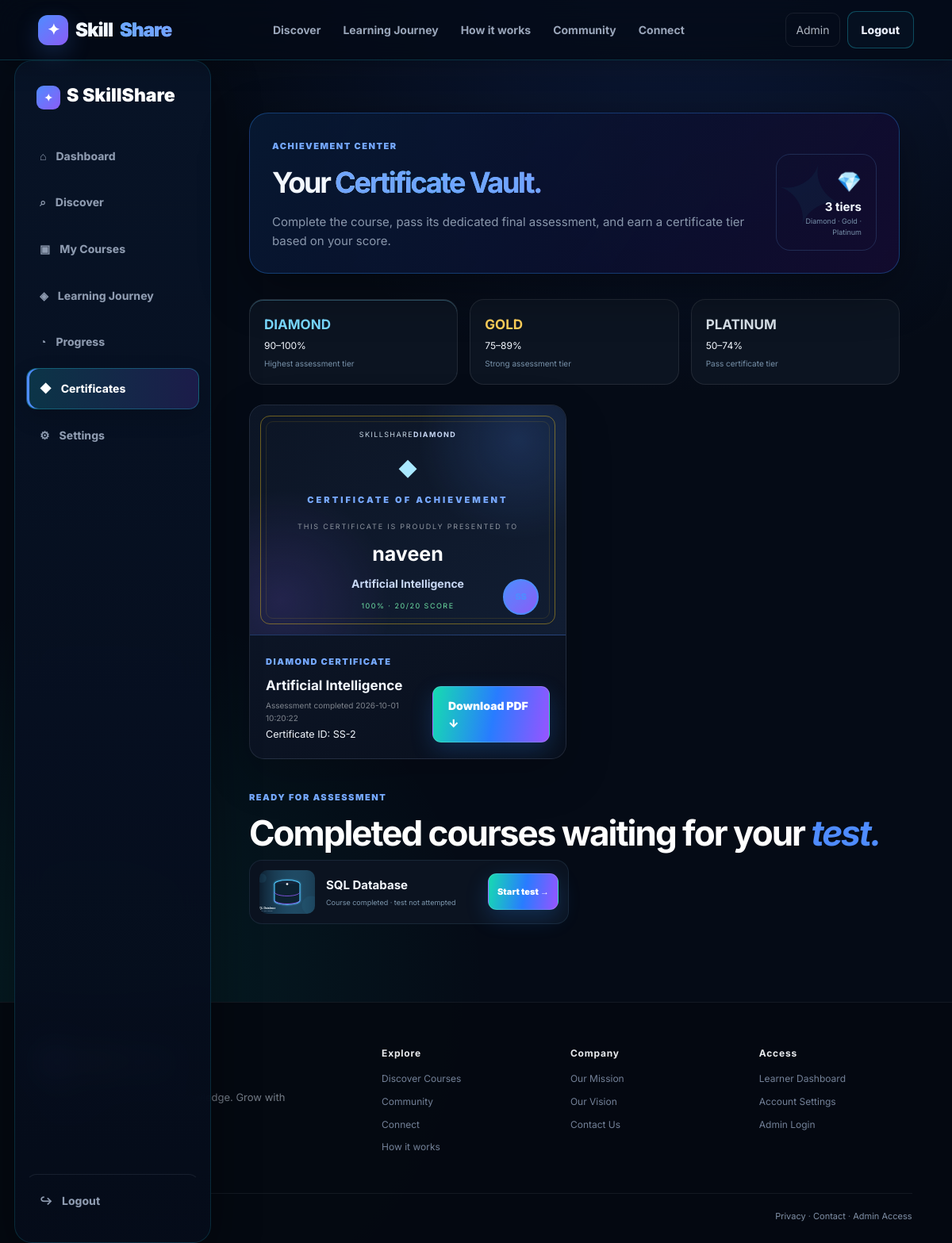
The app's page /certificates (signed in) with its own data.
### tables this page shows
CREATE TABLE test_attempts(id INTEGER PRIMARY KEY AUTOINCREMENT,user_id INTEGER NOT NULL,course_id INTEGER NOT NULL,score INTEGER NOT NULL,total INTEGER NOT NULL,percentage INTEGER NOT NULL,tier TEXT NOT NULL,taken_at TEXT DEFAULT CURRENT_TIMESTAMP,FOREIGN KEY(user_id) REFERENCES users(id),FOREIGN KEY(course_id) REFERENCES courses(id));

CREATE TABLE courses(
            id INTEGER PRIMARY KEY AUTOINCREMENT,
            title TEXT NOT NULL,
            description TEXT NOT NULL,
            icon TEXT NOT NULL
        , category TEXT DEFAULT 'Technology', level TEXT DEFAULT 'Beginner', duration TEXT DEFAULT '8h 30m', rating REAL DEFAULT 4.8, students INTEGER DEFAULT 1200, video_url TEXT DEFAULT '', accent TEXT DEFAULT 'blue', lessons INTEGER DEFAULT 12, featured INTEGER DEFAULT 0);

CREATE TABLE enrollments(
            id INTEGER PRIMARY KEY AUTOINCREMENT,
            user_id INTEGER NOT NULL,
            course_id INTEGER NOT NULL,
            enrolled_at TIMESTAMP DEFAULT CURRENT_TIMESTAMP, progress INTEGER DEFAULT 0, completed_at TEXT,
            UNIQUE(user_id, course_id),
            FOREIGN KEY(user_id) REFERENCES users(id),
            FOREIGN KEY(course_id) REFERENCES courses(id)
        );

### app.py (the view)
@app.route("/certificates")
def certificates():
    if not user_logged_in(): return redirect(url_for("login"))
    conn = get_db()
    rows = conn.execute("""SELECT c.*, e.completed_at, ta.id AS attempt_id, ta.score, ta.total, ta.percentage, ta.tier, ta.taken_at
        FROM enrollments e JOIN courses c ON c.id=e.course_id
        JOIN test_attempts ta ON ta.id=(SELECT t2.id FROM test_attempts t2 WHERE t2.user_id=e.user_id AND t2.course_id=e.course_id ORDER BY t2.percentage DESC,t2.id DESC LIMIT 1)
        WHERE e.user_id=? AND e.progress>=100 AND ta.percentage>=50 ORDER BY ta.taken_at DESC""", (session["user_id"],)).fetchall()
    pending = conn.execute("""SELECT c.*,e.progress, (SELECT percentage FROM test_attempts t WHERE t.user_id=e.user_id AND t.course_id=e.course_id ORDER BY t.id DESC LIMIT 1) AS last_percentage
        FROM enrollments e JOIN courses c ON c.id=e.course_id WHERE e.user_id=? AND e.progress>=100 AND NOT EXISTS (SELECT 1 FROM test_attempts t WHERE t.user_id=e.user_id AND t.course_id=e.course_id AND t.percentage>=50)""", (session["user_id"],)).fetchall()
    conn.close()
    return render_template("certificates.html", certificates=rows, pending=pending)

### app.py (called while the page is built)
def get_db():
    conn = sqlite3.connect(DB_PATH)
    conn.row_factory = sqlite3.Row
    conn.execute("PRAGMA foreign_keys = ON")
    return conn

def user_logged_in():
    return "user_id" in session

def admin_logged_in():
    return bool(session.get("is_admin"))

@app.context_processor
def global_data():
    return {
        "logged_in": user_logged_in(), "current_user": session.get("fullname", "Learner"),
        "current_phone": session.get("phone", ""), "admin_logged_in": admin_logged_in(),
        "admin_name": session.get("admin_name", "Administrator"),
    }

### templates/certificates.html (shortened to what this page needs)
{% extends 'base.html' %}
{% block content %}
<main class="shell certificate-shell"><aside class="side-nav"><div class="side-brand">S <span>SkillShare</span></div><a href="/dashboard">⌂ <span>Dashboard</span></a><a href="/discover">⌕ <span>Discover</span></a><a href="/mycourse">▣ <span>My Courses</span></a><a href="/learning-journey">◈ <span>Learning Journey</span></a><a href="/progress">◔ <span>Progress</span></a><a class="active" href="/certificates">◆ <span>Certificates</span></a><a href="/settings">⚙ <span>Settings</span></a><a class="logout-link" href="/logout">↪ <span>Logout</span></a></aside>
<section class="workspace"><div class="workspace-top"><div><span class="eyebrow">ACHIEVEMENT CENTER</span><h1>Your <em>Certificate Vault.</em></h1><p>Complete the course, pass its dedicated final assessment, and earn a certificate tier based on your score.</p></div><div class="certificate-hero-mini"><span>💎</span><b>3 tiers</b><small>Diamond · Gold · Platinum</small></div></div>
<div class="tier-guide"><div class="tier-guide-card diamond"><b>DIAMOND</b><span>90–100%</span><small>Highest assessment tier</small></div><div class="tier-guide-card gold"><b>GOLD</b><span>75–89%</span><small>Strong assessment tier</small></div><div class="tier-guide-card platinum"><b>PLATINUM</b><span>50–74%</span><small>Pass certificate tier</small></div></div>
{% if certificates %}<div class="certificate-grid">{% for c in certificates %}<article class="certificate-card premium-cert {{ c['tier']|lower }}"><div class="certificate-art"><div class="cert-topline"><span>SKILLSHARE</span><b>{{ c['tier'] }}</b></div><div class="cert-emblem">{% if c['tier']=='DIAMOND' %}◆{% elif c['tier']=='GOLD' %}★{% else %}◇{% endif %}</div><span>CERTIFICATE OF ACHIEVEMENT</span><small>THIS CERTIFICATE IS PROUDLY PRESENTED TO</small><strong>{{ current_user }}</strong><b>{{ c['title'] }}</b><em>{{ c['percentage'] }}% · {{ c['score'] }}/{{ c['total'] }} SCORE</em><div class="cert-seal">SS</div></div><div class="certificate-body"><div><span class="eyebrow">{{ c['tier'] }} CERTIFICATE</span><h3>{{ c['title'] }}</h3><p>Assessment completed {{ c['taken_at'] }}</p><small>Certificate ID: SS-{{ c['attempt_id'] }}</small></div><a class="gold-btn" href="/certificate/{{ c['id'] }}/download">Download PDF ↓</a></div></article>{% endfor %}</div>{% else %}<div class="empty certificate-empty"><div>◆</div><h3>Your professional certificate shelf is waiting.</h3><p>Finish a course and pass its 20-question final assessment to unlock a Diamond, Gold or Platinum certificate.</p><a href="/mycourse" class="gold-btn">Continue learning →</a></div>{% endif %}
{% if pending %}<section class="pending-tests"><div class="section-heading"><div><span class="eyebrow">READY FOR ASSESSMENT</span><h2>Completed courses waiting for your <em>test.</em></h2></div></div><div class="pending-grid">{% for c in pending %}<article><img src="{{ url_for('static', filename='images/courses/course-' ~ (((c['id'] - 1) % 6) + 1) ~ '.svg') }}" alt="{{ c['title'] }}"><div><b>{{ c['title'] }}</b><small>Course completed · {% if c['last_percentage'] is not none %}last score {{ c['last_percentage'] }}%{% else %}test not attempted{% endif %}</small></div><a class="gold-btn tiny" href="/test/{{ c['id'] }}">Start test →</a></article>{% endfor %}</div></section>{% endif %}
</section></main>
{% endblock %}

### static/css/legendary.css (style rules this page uses)
:root { --lg-bg:#050b16;--lg-panel:#091427;--lg-panel2:#0d1a2e;--lg-border:#16365a; --lg-cyan:#25e6ff;--lg-blue:#4d8dff;--lg-violet:#9b5cff;--lg-green:#39f0a2; --lg-text:#f3f8ff;--lg-muted:#8fa4bd;--lg-shadow:0 20px 60px rgba(0,0,0,.38) }
body { background:radial-gradient(circle at 72% -10%,rgba(53,106,255,.18),transparent 34%),radial-gradient(circle at 10% 80%,rgba(0,224,180,.09),transparent 30%),var(--lg-bg)!important;color:var(--lg-text)!important }
body:before { content:"";position:fixed;inset:0;pointer-events:none;opacity:.22;background-image:linear-gradient(rgba(70,150,255,.035) 1px,transparent 1px),linear-gradient(90deg,rgba(70,150,255,.035) 1px,transparent 1px);background-size:48px 48px;mask-image:linear-gradient(to bottom,black,transparent 85%);z-index:-1 }
.gold-btn,.outline-btn,.ghost-btn { transition:transform .22s ease,box-shadow .22s ease,border-color .22s ease!important }
.gold-btn { background:linear-gradient(100deg,#16dcb0,#287cff 52%,#9854ff)!important;color:white!important;border:1px solid rgba(255,255,255,.14)!important;box-shadow:0 10px 28px rgba(42,139,255,.22)!important }
.shell { max-width:1500px!important;margin:0 auto!important;padding:18px!important;gap:16px!important }
.side-nav { background:linear-gradient(180deg,rgba(8,20,40,.96),rgba(5,12,26,.96))!important;border:1px solid rgba(37,230,255,.14)!important;border-radius:22px!important;box-shadow:var(--lg-shadow)!important }
.side-brand { font-size:23px!important }
.side-nav a { border-radius:13px!important;transition:.2s!important }
.side-nav a.active { background:linear-gradient(90deg,rgba(37,230,255,.17),rgba(126,83,255,.18))!important;border:1px solid rgba(37,230,255,.25)!important;color:#fff!important;box-shadow:inset 3px 0 0 var(--lg-cyan),0 8px 24px rgba(37,120,255,.13) }
.workspace { min-width:0 }
.workspace-top { background:linear-gradient(125deg,rgba(7,25,50,.95),rgba(11,16,47,.88) 58%,rgba(20,11,48,.9))!important;border:1px solid rgba(48,143,255,.32)!important;border-radius:24px!important;padding:28px!important;position:relative;overflow:hidden;box-shadow:var(--lg-shadow) }
.workspace-top:after { content:"✦";position:absolute;right:8%;top:18px;font-size:110px;color:rgba(37,230,255,.05);transform:rotate(15deg) }
.workspace-top h1 { font-size:clamp(31px,3vw,48px)!important }
.workspace-top em { font-style:normal;background:linear-gradient(90deg,#fff,var(--lg-cyan),#a978ff);-webkit-background-clip:text;background-clip:text;color:transparent }

### static/css/premium2.css (style rules this page uses)
:root { --p2-cyan:#27e8ff;--p2-violet:#9a63ff;--p2-green:#39f2b0;--p2-blue:#4f8dff;--p2-panel:rgba(8,22,42,.88);--p2-border:rgba(60,156,255,.22) }

### records on screen
test_attempts: tier "DIAMOND", current_user "naveen", title "Artificial Intelligence", percentage "100", score "20", total "20", taken_at "2026-10-01 10:20:22", attempt_id "2"
enrollments: title "SQL Database"
